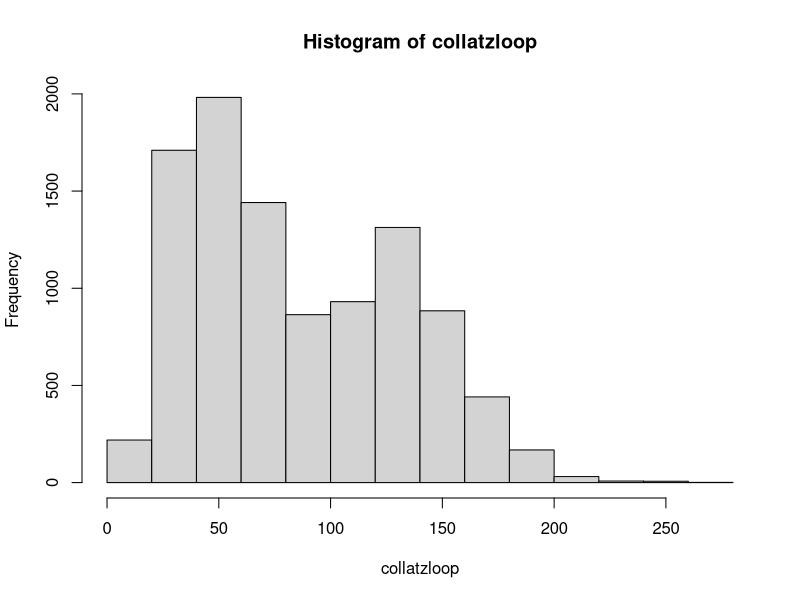
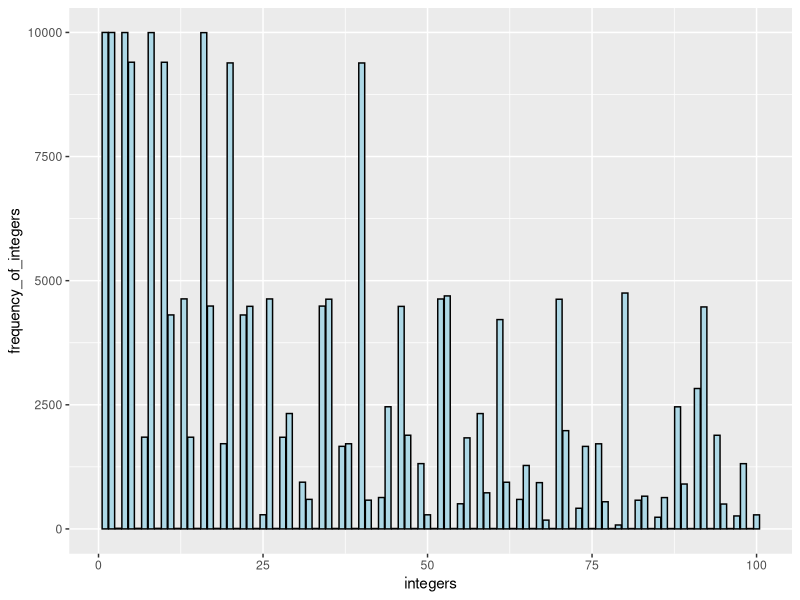

Reproduce these figures in R, in order.
## ---- chunk 1
if (!require("tidyverse")) install.packages("tidyverse")
library(tidyverse)
if (!require("ggplot2")) install.packages("ggplot2")
library(ggplot2)
## ---- chunk 2
directions <- function(num) { ##basic collatz sequence, outputs next number in the sequence
  if(num == 1) { ## and sets up the basic function for the collatz sequence
    return(NULL)
  } 
  
  if(num %% 2 == 0) {
    return(num/2)
  } 
  else{
    return(3*num+1)
  }
}
## ---- chunk 3
collatzloop_sequences <- function(n) { ## Prints out the collatz sequence for a given n value 
  stated_problem <- n
  while (n != 1) {
    n <- directions(n=n)
    stated_problem <- c(stated_problem, n)
  }
  return(stated_problem)
}
collatzloop_sequences(6)  ## put in 6 for an example 
## ---- chunk 4
collatzloop <- c()
for (i in 1:10000) {
  collatzloop <- c(collatzloop, length(collatzloop_sequences(i)))
}
hist(collatzloop)
## ---- chunk 5
summary(collatzloop)
## ---- chunk 6
collatzloop_2_bonus <- c() ## Save it in a vector
for (i in 1:10000) {
  collatzloop_2_bonus <- c(collatzloop_2_bonus, (collatzloop_sequences(i)))
}
collatzloop_bonus <- tabulate(collatzloop_2_bonus, nbins = 100) ##tables this and puts into bins to count the sequence only integers 1-100 and show how many times that number occurs in the collatz sequence from a sample of 1-10000
collatzloop_bonus 
## ---- chunk 7
integers <- (1:100)
frequency_of_integers <- collatzloop_bonus

collatzloop_bonus_df <- as.data.frame(collatzloop_bonus) ##made this a data frame for integers 1-100 and put collatzloop_bonus into a data frame 

ggplot(data = collatzloop_bonus_df, aes(x= integers, y = frequency_of_integers )) + 
  geom_col(fill= "lightblue", colour="black") ##build bar plot with the two variables above
## ---- chunk 8
minimum_bonus <- which(collatzloop_bonus == min(collatzloop_bonus)) ## find minimum frequencies of the data frame and the specific integers that go along with the frequencies
minimum_bonus
## ---- chunk 9
df_odd_integers <- data.frame(integers = 1:100, y =frequency_of_integers) ## put in data frame for odd numbers but put label of integers that correlate with the frequencies 

row_odd <- seq_len(nrow(df_odd_integers)) %% 2  ## select odd numbers        

odd_nums_df <- df_odd_integers[row_odd == 1, ]

arrange(odd_nums_df, desc(y)) %>%  ##arrange frequency of integers from highest to lowest
  slice(2) ##slice the second value
